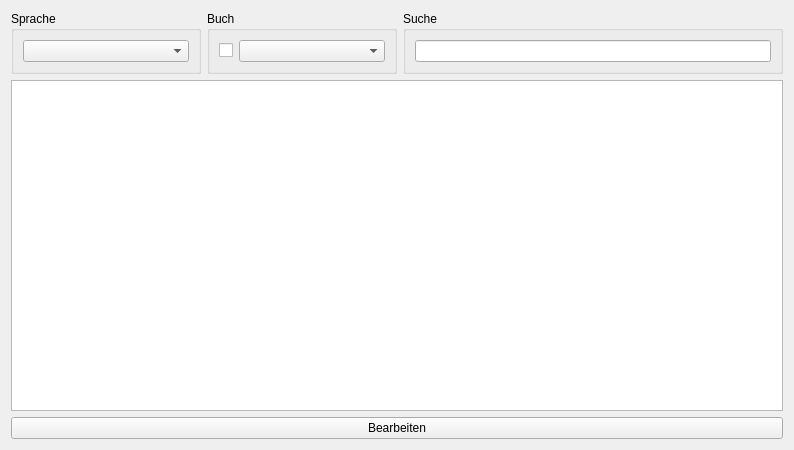
<?xml version="1.0" encoding="UTF-8"?>
<ui version="4.0">
 <class>Form</class>
 <widget class="QWidget" name="Form">
  <property name="geometry">
   <rect>
    <x>0</x>
    <y>0</y>
    <width>794</width>
    <height>450</height>
   </rect>
  </property>
  <property name="windowTitle">
   <string>Wörterbuch</string>
  </property>
  <layout class="QVBoxLayout" name="verticalLayout_3">
   <item>
    <layout class="QHBoxLayout" name="horizontalLayout" stretch="1,1,2">
     <item>
      <widget class="QGroupBox" name="groupBox">
       <property name="title">
        <string>Sprache</string>
       </property>
       <layout class="QVBoxLayout" name="verticalLayout">
        <item>
         <widget class="QComboBox" name="cBSprache"/>
        </item>
       </layout>
      </widget>
     </item>
     <item>
      <widget class="QGroupBox" name="groupBox_2">
       <property name="title">
        <string>Buch</string>
       </property>
       <layout class="QVBoxLayout" name="verticalLayout_2">
        <item>
         <layout class="QHBoxLayout" name="horizontalLayout_2" stretch="0,1">
          <item>
           <widget class="QCheckBox" name="chBBuch">
            <property name="text">
             <string/>
            </property>
           </widget>
          </item>
          <item>
           <widget class="QComboBox" name="cBBuch"/>
          </item>
         </layout>
        </item>
       </layout>
      </widget>
     </item>
     <item>
      <widget class="QGroupBox" name="groupBox_3">
       <property name="title">
        <string>Suche</string>
       </property>
       <layout class="QVBoxLayout" name="verticalLayout_4">
        <item>
         <widget class="QLineEdit" name="tfSuche"/>
        </item>
       </layout>
      </widget>
     </item>
    </layout>
   </item>
   <item>
    <widget class="QTableView" name="tVWoerterbuch"/>
   </item>
   <item>
    <widget class="QPushButton" name="btnBearbeiten">
     <property name="text">
      <string>Bearbeiten</string>
     </property>
    </widget>
   </item>
  </layout>
 </widget>
 <tabstops>
  <tabstop>cBSprache</tabstop>
  <tabstop>cBBuch</tabstop>
  <tabstop>tfSuche</tabstop>
  <tabstop>tVWoerterbuch</tabstop>
 </tabstops>
 <resources/>
 <connections/>
</ui>
